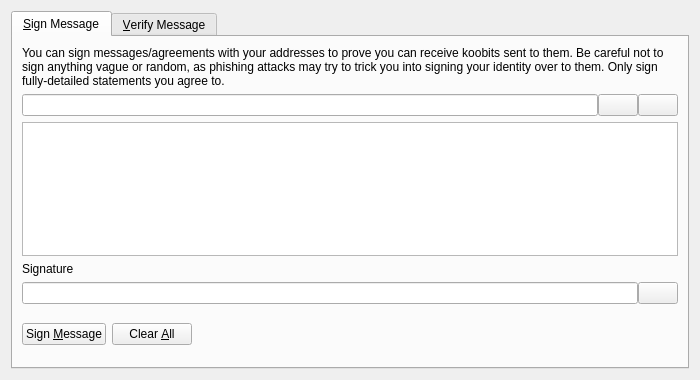
<?xml version="1.0" encoding="UTF-8"?>
<ui version="4.0">
 <class>SignVerifyMessageDialog</class>
 <widget class="QDialog" name="SignVerifyMessageDialog">
  <property name="geometry">
   <rect>
    <x>0</x>
    <y>0</y>
    <width>700</width>
    <height>380</height>
   </rect>
  </property>
  <property name="windowTitle">
   <string>Signatures - Sign / Verify a Message</string>
  </property>
  <property name="modal">
   <bool>true</bool>
  </property>
  <layout class="QVBoxLayout" name="verticalLayout">
   <item>
    <widget class="QTabWidget" name="tabWidget">
     <property name="currentIndex">
      <number>0</number>
     </property>
     <widget class="QWidget" name="tabSignMessage">
      <attribute name="title">
       <string>&amp;Sign Message</string>
      </attribute>
      <layout class="QVBoxLayout" name="verticalLayout_SM">
       <item>
        <widget class="QLabel" name="infoLabel_SM">
         <property name="text">
          <string>You can sign messages/agreements with your addresses to prove you can receive koobits sent to them. Be careful not to sign anything vague or random, as phishing attacks may try to trick you into signing your identity over to them. Only sign fully-detailed statements you agree to.</string>
         </property>
         <property name="textFormat">
          <enum>Qt::PlainText</enum>
         </property>
         <property name="wordWrap">
          <bool>true</bool>
         </property>
        </widget>
       </item>
       <item>
        <layout class="QHBoxLayout" name="horizontalLayout_1_SM">
         <property name="spacing">
          <number>0</number>
         </property>
         <item>
          <widget class="QValidatedLineEdit" name="addressIn_SM">
           <property name="toolTip">
            <string>The Koobit address to sign the message with</string>
           </property>
          </widget>
         </item>
         <item>
          <widget class="QPushButton" name="addressBookButton_SM">
           <property name="toolTip">
            <string>Choose previously used address</string>
           </property>
           <property name="text">
            <string/>
           </property>
           <property name="icon">
            <iconset resource="../koobit.qrc">
             <normaloff>:/icons/address-book</normaloff>:/icons/address-book</iconset>
           </property>
           <property name="shortcut">
            <string>Alt+A</string>
           </property>
           <property name="autoDefault">
            <bool>false</bool>
           </property>
          </widget>
         </item>
         <item>
          <widget class="QPushButton" name="pasteButton_SM">
           <property name="toolTip">
            <string>Paste address from clipboard</string>
           </property>
           <property name="text">
            <string/>
           </property>
           <property name="icon">
            <iconset resource="../koobit.qrc">
             <normaloff>:/icons/editpaste</normaloff>:/icons/editpaste</iconset>
           </property>
           <property name="shortcut">
            <string>Alt+P</string>
           </property>
           <property name="autoDefault">
            <bool>false</bool>
           </property>
          </widget>
         </item>
        </layout>
       </item>
       <item>
        <widget class="QPlainTextEdit" name="messageIn_SM">
         <property name="toolTip">
          <string>Enter the message you want to sign here</string>
         </property>
        </widget>
       </item>
       <item>
        <widget class="QLabel" name="signatureLabel_SM">
         <property name="text">
          <string>Signature</string>
         </property>
         <property name="textFormat">
          <enum>Qt::PlainText</enum>
         </property>
        </widget>
       </item>
       <item>
        <layout class="QHBoxLayout" name="horizontalLayout_2_SM">
         <property name="spacing">
          <number>0</number>
         </property>
         <item>
          <widget class="QLineEdit" name="signatureOut_SM">
           <property name="font">
            <font>
             <italic>true</italic>
            </font>
           </property>
           <property name="readOnly">
            <bool>true</bool>
           </property>
          </widget>
         </item>
         <item>
          <widget class="QPushButton" name="copySignatureButton_SM">
           <property name="toolTip">
            <string>Copy the current signature to the system clipboard</string>
           </property>
           <property name="text">
            <string/>
           </property>
           <property name="icon">
            <iconset resource="../koobit.qrc">
             <normaloff>:/icons/editcopy</normaloff>:/icons/editcopy</iconset>
           </property>
           <property name="autoDefault">
            <bool>false</bool>
           </property>
          </widget>
         </item>
        </layout>
       </item>
       <item>
        <layout class="QHBoxLayout" name="horizontalLayout_3_SM">
         <item>
          <widget class="QPushButton" name="signMessageButton_SM">
           <property name="toolTip">
            <string>Sign the message to prove you own this Koobit address</string>
           </property>
           <property name="text">
            <string>Sign &amp;Message</string>
           </property>
           <property name="icon">
            <iconset resource="../koobit.qrc">
             <normaloff>:/icons/edit</normaloff>:/icons/edit</iconset>
           </property>
           <property name="autoDefault">
            <bool>false</bool>
           </property>
          </widget>
         </item>
         <item>
          <widget class="QPushButton" name="clearButton_SM">
           <property name="toolTip">
            <string>Reset all sign message fields</string>
           </property>
           <property name="text">
            <string>Clear &amp;All</string>
           </property>
           <property name="icon">
            <iconset resource="../koobit.qrc">
             <normaloff>:/icons/remove</normaloff>:/icons/remove</iconset>
           </property>
           <property name="autoDefault">
            <bool>false</bool>
           </property>
          </widget>
         </item>
         <item>
          <spacer name="horizontalSpacer_1_SM">
           <property name="orientation">
            <enum>Qt::Horizontal</enum>
           </property>
           <property name="sizeHint" stdset="0">
            <size>
             <width>40</width>
             <height>48</height>
            </size>
           </property>
          </spacer>
         </item>
         <item>
          <widget class="QLabel" name="statusLabel_SM">
           <property name="font">
            <font>
             <weight>75</weight>
             <bold>true</bold>
            </font>
           </property>
           <property name="text">
            <string/>
           </property>
           <property name="wordWrap">
            <bool>true</bool>
           </property>
          </widget>
         </item>
         <item>
          <spacer name="horizontalSpacer_2_SM">
           <property name="orientation">
            <enum>Qt::Horizontal</enum>
           </property>
           <property name="sizeHint" stdset="0">
            <size>
             <width>40</width>
             <height>48</height>
            </size>
           </property>
          </spacer>
         </item>
        </layout>
       </item>
      </layout>
     </widget>
     <widget class="QWidget" name="tabVerifyMessage">
      <attribute name="title">
       <string>&amp;Verify Message</string>
      </attribute>
      <layout class="QVBoxLayout" name="verticalLayout_VM">
       <item>
        <widget class="QLabel" name="infoLabel_VM">
         <property name="text">
          <string>Enter the receiver's address, message (ensure you copy line breaks, spaces, tabs, etc. exactly) and signature below to verify the message. Be careful not to read more into the signature than what is in the signed message itself, to avoid being tricked by a man-in-the-middle attack. Note that this only proves the signing party receives with the address, it cannot prove sendership of any transaction!</string>
         </property>
         <property name="textFormat">
          <enum>Qt::PlainText</enum>
         </property>
         <property name="alignment">
          <set>Qt::AlignLeading|Qt::AlignLeft|Qt::AlignTop</set>
         </property>
         <property name="wordWrap">
          <bool>true</bool>
         </property>
        </widget>
       </item>
       <item>
        <layout class="QHBoxLayout" name="horizontalLayout_1_VM">
         <property name="spacing">
          <number>0</number>
         </property>
         <item>
          <widget class="QValidatedLineEdit" name="addressIn_VM">
           <property name="toolTip">
            <string>The Koobit address the message was signed with</string>
           </property>
          </widget>
         </item>
         <item>
          <widget class="QPushButton" name="addressBookButton_VM">
           <property name="toolTip">
            <string>Choose previously used address</string>
           </property>
           <property name="text">
            <string/>
           </property>
           <property name="icon">
            <iconset resource="../koobit.qrc">
             <normaloff>:/icons/address-book</normaloff>:/icons/address-book</iconset>
           </property>
           <property name="shortcut">
            <string>Alt+A</string>
           </property>
           <property name="autoDefault">
            <bool>false</bool>
           </property>
          </widget>
         </item>
        </layout>
       </item>
       <item>
        <widget class="QPlainTextEdit" name="messageIn_VM"/>
       </item>
       <item>
        <widget class="QValidatedLineEdit" name="signatureIn_VM"/>
       </item>
       <item>
        <layout class="QHBoxLayout" name="horizontalLayout_2_VM">
         <item>
          <widget class="QPushButton" name="verifyMessageButton_VM">
           <property name="toolTip">
            <string>Verify the message to ensure it was signed with the specified Koobit address</string>
           </property>
           <property name="text">
            <string>Verify &amp;Message</string>
           </property>
           <property name="icon">
            <iconset resource="../koobit.qrc">
             <normaloff>:/icons/transaction_0</normaloff>:/icons/transaction_0</iconset>
           </property>
           <property name="autoDefault">
            <bool>false</bool>
           </property>
          </widget>
         </item>
         <item>
          <widget class="QPushButton" name="clearButton_VM">
           <property name="toolTip">
            <string>Reset all verify message fields</string>
           </property>
           <property name="text">
            <string>Clear &amp;All</string>
           </property>
           <property name="icon">
            <iconset resource="../koobit.qrc">
             <normaloff>:/icons/remove</normaloff>:/icons/remove</iconset>
           </property>
           <property name="autoDefault">
            <bool>false</bool>
           </property>
          </widget>
         </item>
         <item>
          <spacer name="horizontalSpacer_1_VM">
           <property name="orientation">
            <enum>Qt::Horizontal</enum>
           </property>
           <property name="sizeHint" stdset="0">
            <size>
             <width>40</width>
             <height>48</height>
            </size>
           </property>
          </spacer>
         </item>
         <item>
          <widget class="QLabel" name="statusLabel_VM">
           <property name="font">
            <font>
             <weight>75</weight>
             <bold>true</bold>
            </font>
           </property>
           <property name="text">
            <string/>
           </property>
           <property name="wordWrap">
            <bool>true</bool>
           </property>
          </widget>
         </item>
         <item>
          <spacer name="horizontalSpacer_2_VM">
           <property name="orientation">
            <enum>Qt::Horizontal</enum>
           </property>
           <property name="sizeHint" stdset="0">
            <size>
             <width>40</width>
             <height>48</height>
            </size>
           </property>
          </spacer>
         </item>
        </layout>
       </item>
      </layout>
     </widget>
    </widget>
   </item>
  </layout>
 </widget>
 <customwidgets>
  <customwidget>
   <class>QValidatedLineEdit</class>
   <extends>QLineEdit</extends>
   <header>qvalidatedlineedit.h</header>
  </customwidget>
 </customwidgets>
 <resources>
  <include location="../koobit.qrc"/>
 </resources>
 <connections/>
</ui>
